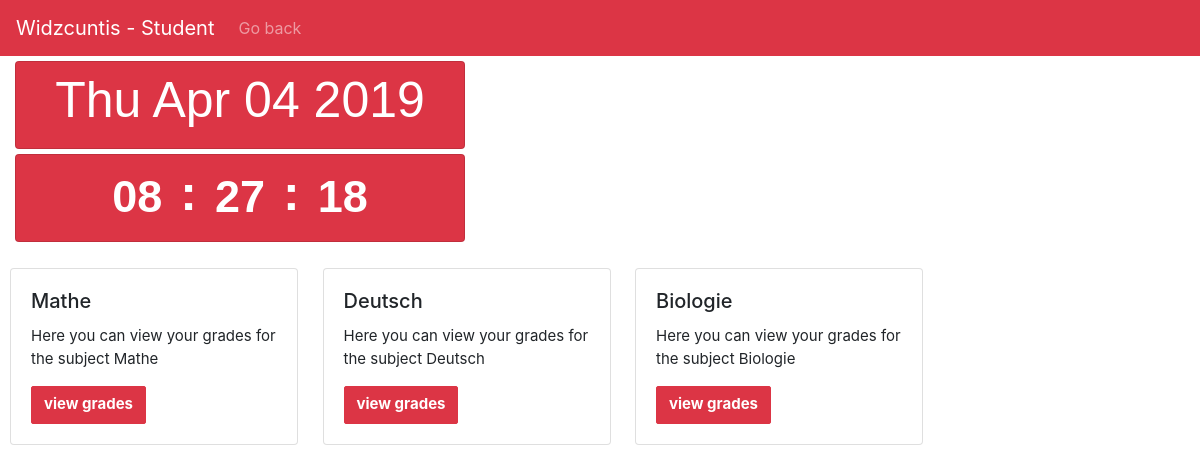
Page /users/home/logged_s/1 (signed in) on the earlier database version.
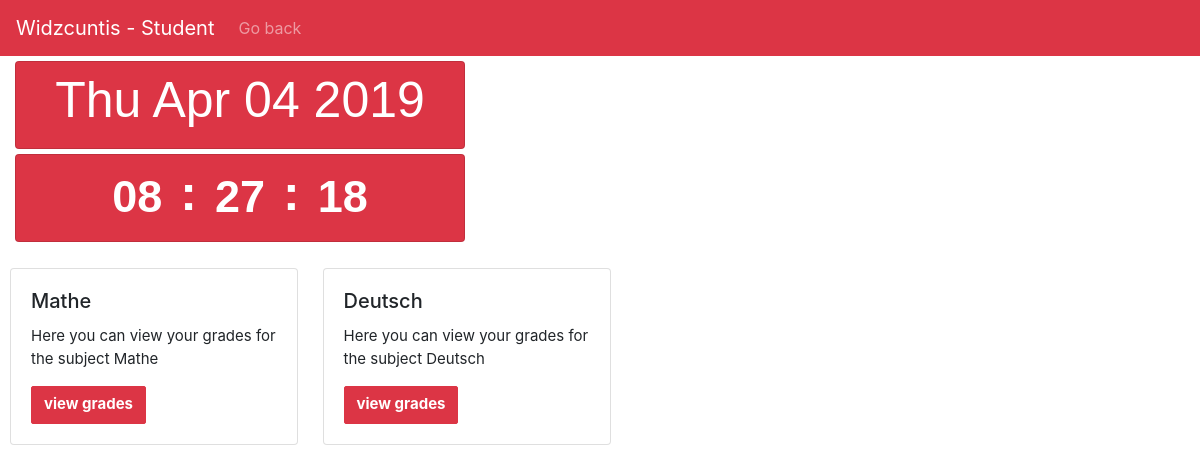
Same page on the later database version.
### school/models.py (models this page shows, shortened)
class Stusu(models.Model):
    subject = models.ForeignKey(Subject, on_delete=models.CASCADE)
    student = models.ForeignKey(Student, on_delete=models.CASCADE)
    class Meta:
        verbose_name="Students with Subject"

class Subject(models.Model):
    name = models.CharField(max_length=200)

### users/views.py (the view)
# urls.py: path('home/logged_s/<int:pk>', views.StudentHome.as_view(), name='StudentHome'),
class StudentHome(generic.ListView):
    template_name='student_home.html'
    context_object_name='stusu_list'
    def get_queryset(self):
        pk=self.kwargs['pk']
        if(self.request.user.is_authenticated):
            user=  self.request.user
        authorized=False
        for i in Student.objects.all():
            if(i.id==pk and i.user.id==user.id):
                authorized=True
        s=[]
        if(authorized==False):
            return s
        for i in Stusu.objects.all():
            stusu=False
            for j in Subject.objects.all():
                if(j.id==i.subject.id and i.student.id == pk):
                    stusu=True
            if(stusu):
                s.append(i)
                stusu=False
        return s

### templates/student_home.html (shortened to what this page needs)
{% extends 'base.html' %}
{% load bootstrap4 %}
{% block content %}
{% if stusu_list %}
<nav class="navbar navbar-expand-lg navbar-dark bg-danger">
    <a class="navbar-brand" href="{% url 'BackHome' %}">Widzcuntis - Student</a>
    <div class="collapse navbar-collapse" id="navbarText">
      <ul class="navbar-nav">
        <li class="nav-item">
          <a class="nav-link" href="{% url 'BackHome' %}">Go back</a>
        </li>
      </ul>
    </div>
  </nav>
  <div class="col-md-3 container">
    <div class="card width=75 bg-danger text-white rounded datee">
      <h2 class="card-title text-center">
      <div class="d-flex flex-wrap justify-content-center mt-2">
        <p id="demo" class="datum"></p>
      </div>
    </div>
  <div class="card width=75 bg-danger text-white rounded clock">
    <h3 class="card-title text-center">
    <div class="d-flex flex-wrap justify-content-center mt-2">
     <a><span class="badge hours"></span></a> <p class="colon">:</p>
     <a><span class="badge min"></span></a> <p class="colon">:</p>
     <a><span class="badge sec"></span></a>
    </div>
    </h3>
  </div>
  </div>
    {% for stusu in stusu_list %}
    <div class="card cardgrade" style="width: 18rem;">
        <div class="card-body">
          <h5 class="card-title">{{ stusu.subject.name  }}</h5>
          <p class="card-text">Here you can view your grades for the subject {{ stusu.subject.name  }}</p>
          <a href="{% url 'StudentSubject' stusu.id %}" class="btn btn-danger">view grades</a>
        </div>
    </div>
{% endfor %}
{% else %}
    <p>There are no entries or you are not authorized.</p>
    <a href="{% url 'BackHome' %}">Go Home</a>
{% endif %}
{% endblock %}

Differences in the rows shown:
removed Stusu: subject.name "Biologie"
